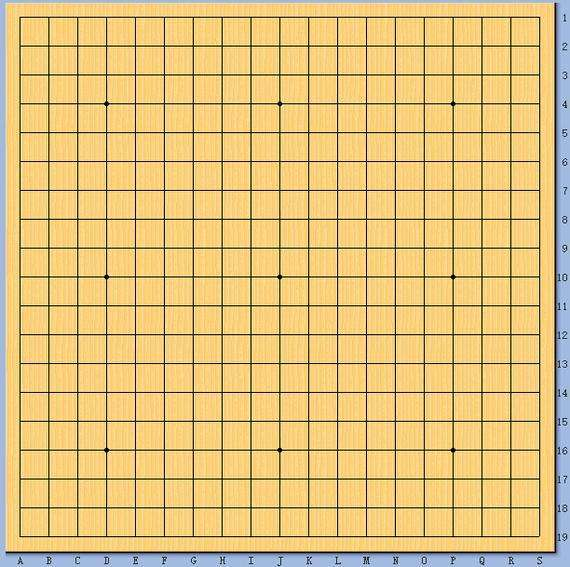
#> input picture 11图像梯度+Canny/qipan.jpg, 570 x 567 px
$ python untitled1.py   (older library calls are emulated)
#> lines starting #> are read from the running program, lines starting #| are printed output that depends on the picture
# -*- coding: utf-8 -*-
"""
Created on Sat Apr 20 14:57:46 2019

@author: dell
"""


# 目标：
# 图像梯度，图像边界
# 使用到的函数有 cv2.Sobel(),cv2.Schar(),cv2.Laplacian()
# 原理：
# 梯度简单来说就是求导
# opencv提供了三种不同的梯度过滤器，或者说高通过滤器：Sobel,Schar和Laplacian
# Sobel，Scharr其实就是求一阶或者二阶导数。Scharr是对Sobel（使用小的卷积核求解梯度角度时）的优化
# ，Laplacian是求解二阶导数
#
# Sobel算子和Scharr算子
# Sobel算子是高斯平滑与微分操作的结合体，所以它的抗噪声能力很好。你可以设定求导方向（xorder或yorder）
# 还可以设定使用的卷积核的大小（ksize）.如果ksize=-1，会使用3X3的Scharr滤波器，他的效果比3x3的Sobel滤波器
# 好（而且速度相同，所以在使用3x3滤波器时，应该尽量使用Scharr滤波器）。3x3的Scharr滤波器卷积核如下：
# x方向【-3  0 3       y方向【-3 -10 -3
#       -10 0 10              0   0  0
#       -3  0 3】             3  10  3】

#Laplacian算子(拉普拉斯算子)
# =============================================================================
# 可以使用二阶导数的形式定义，可假设其离散实现类似于二阶Sobel导数，事实上，opencv在计算拉普拉斯算子
# 时直接调用Sobel算子。计算公式如下
# =============================================================================
import cv2
import numpy as np
from matplotlib import pyplot as plt
img=cv2.imread('qipan.jpg',0)
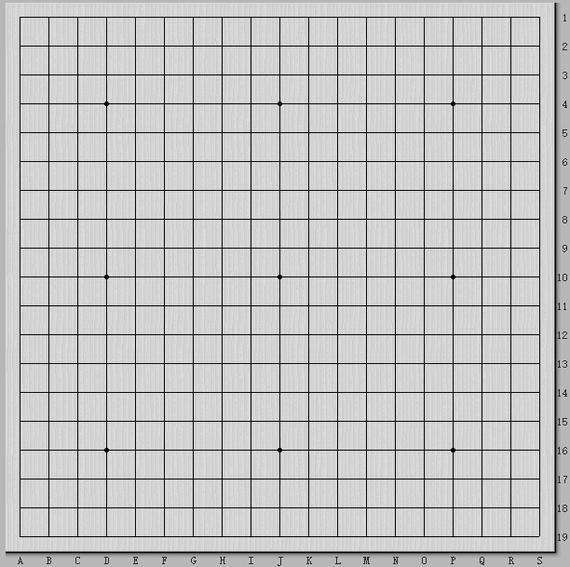
#> img: shape (567, 570); min 0, max 255, mean 195.9
laplacian=cv2.Laplacian(img,cv2.CV_64F)#cv2.CV_64F 输出图像的深度（数据类型），可以使用-1，与原图像保持一致，np.uint8
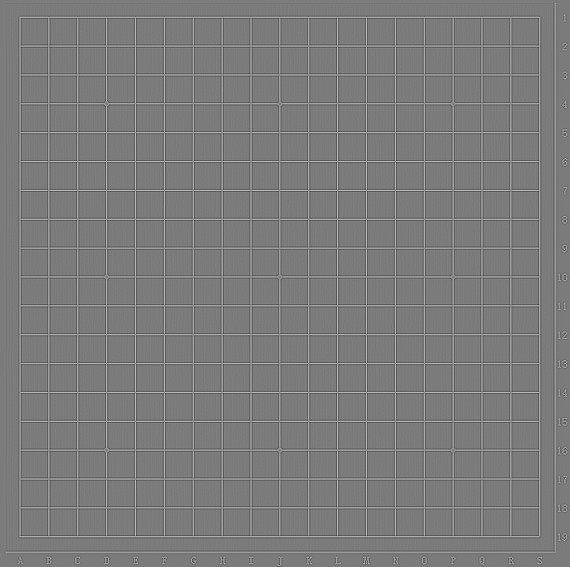
#> laplacian: shape (567, 570) float64; min -754, max 799, mean 0; drawn with min black and max white
# =============================================================================
#  通过参数 -1 来设定输出图像的深度（数据类型），可与原图像保持一致，但在代码中使用的是 cv2.CV_64F。这是为什么呢？
#  想象一下一个从黑到白的边界的导数是正数，而一个从白到黑的边界点导数却是负数。如果原图像的深度是np.uint8 时，
#  所有的负值都会被截断变成 0，换句话说就是把边界丢失掉。所以如果想同时检测到这两种边界，最好的办法就是将输出的数据类型设置得更高，
#  比如 cv2.CV_16S， cv2.CV_64F 等。取绝对值然后再把它转回到 cv2.CV_8U。下面的示例演示了输出图片的深度不同造成的不同效果。
# =============================================================================
sobelx=cv2.Sobel(img,cv2.CV_64F,1,0,ksize=5) #参数1，0为只在x方向求一阶导数，最大可以求二阶导数
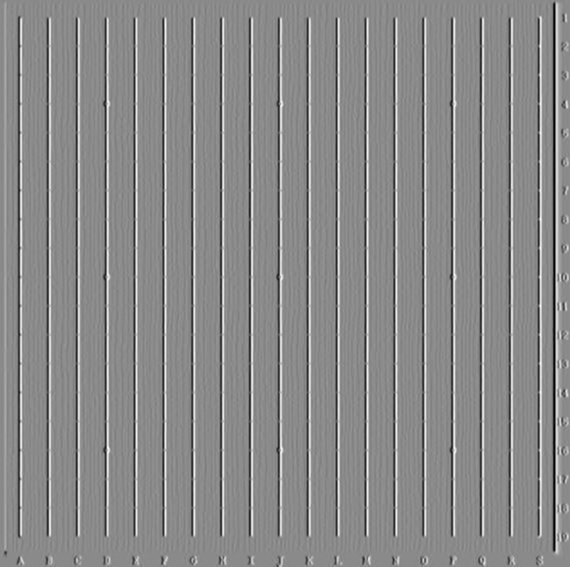
#> sobelx: shape (567, 570) float64; min -8831, max 7469, mean -0.1; drawn with min black and max white
sobely=cv2.Sobel(img,cv2.CV_64F,0,1,ksize=5) #参数0，1为只在y方向求一阶导数，最大可以求二阶导数
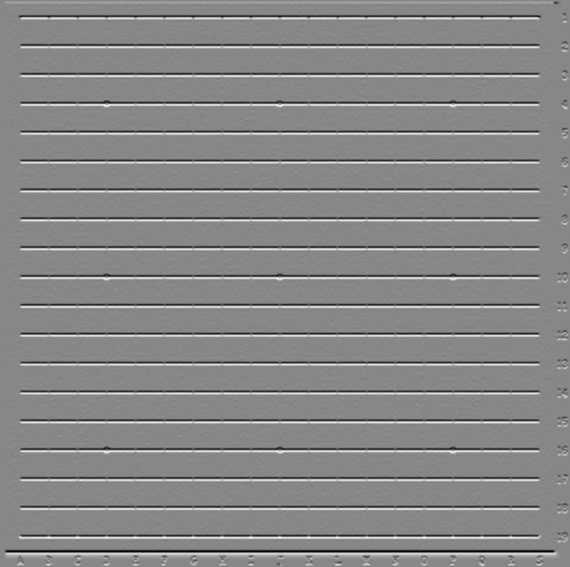
#> sobely: shape (567, 570) float64; min -8841, max 7770, mean -0.1; drawn with min black and max white
plt.subplot(221),plt.imshow(img,'gray'),plt.title('ori')
plt.subplot(222),plt.imshow(laplacian,'gray'),plt.title('lap')
plt.subplot(223),plt.imshow(sobelx,'gray'),plt.title('x')
plt.subplot(224),plt.imshow(sobely,'gray'),plt.title('y')

#Canny 边缘检测
# =============================================================================
# 学习cv2.canny()
# 原理：
# 1.噪声去除，由于边缘检测很容易受到噪声影响，所以第一步是使用5x5的高斯滤波器去除噪声
#
# 2.计算图像梯度，对平滑后的图像使用sobel算子计算水平方向和竖直方向的一阶导数（图像梯度，Gx
# 和Gy）.根据得到的这两幅梯度图找到边界的梯度和方向：
#             edge_gradient(G)=sqrt(Gy²+Gx²)
#             angle(θ)=arctan(Gy/Gx)
# 梯度的方向一般总与边界垂直，梯度方向被归为四类：垂直，水平，和两个对角线
#
# 3.非极大值抑制,在获得梯度方向和大小后，应该对整副图像做一个扫描，去除那些非边界上的点
# 对每一个像素进行检查，看这个点的梯度是不是具有相同梯度方向的点中最大的
#
# 4.滞后阈值（目的是为了把边界连起来），现在要确定那些边界才是真正的边界，这时我们需要设置两个阈值：minval和maxval，当
# 图像的灰度梯度高于maxval时被认为是真正的边界，那些低于minval的边界会被抛弃，如果介于两者之间，
# 就需要看这个点的八邻域内是否存在真正的边界点，如果存在，就认为这个点也是边界点，如果不是，就被抛弃
#
# =============================================================================
#import cv2
#import numpy as np
#from matplotlib import pyplot as plt
#img=cv2.imread('jishu.png',0)
#edge=cv2.Canny(img,50,200,False) #第一个参数是输入图像，第二个和第三个分别是minval和maxval 第四个参数用来设定卷积核的大小 默认为3，最后一个是L2gradient
##用来设定求梯度大小的方程，如果设为TRUE，就会使用我们上面提到的方程，edge_gradient(G)=sqrt(Gx²+Gy²)，否则用edge_gradient(G)=|Gx|²+|Gy|²代替，默认值为False
#plt.subplot(121),plt.imshow(img,'gray')
#plt.subplot(122),plt.imshow(edge,'gray')
